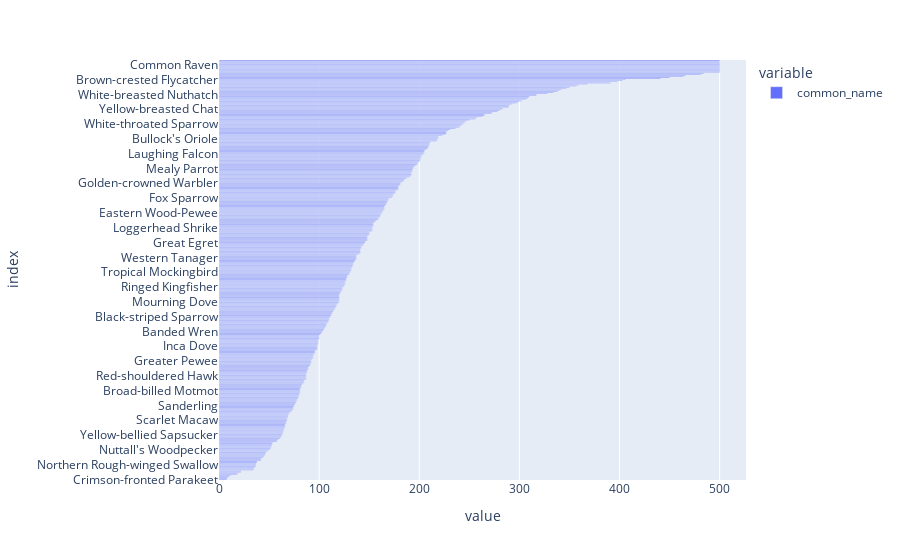

This figure's notebook cell:
### Code cell
fig = px.bar(train_metadata['common_name'].value_counts().sort_values(ascending=True), orientation='h')
fig.show()

### Figure 1 — Plotly figure (JSON) as saved in the notebook; plotly's stock layout.template omitted (floating-point values rounded to 4 significant figures; data arrays with more than 128 entries replaced by an {"elided": "..."} marker saying what was removed)
{"data": [{"alignmentgroup": "True", "hovertemplate": "variable=common_name<br>value=%{x}<br>index=%{y}<extra></extra>", "legendgroup": "common_name", "marker": {"color": "#636efa"}, "name": "common_name", "offsetgroup": "common_name", "orientation": "h", "showlegend": true, "textposition": "auto", "type": "bar", "x": {"elided": "397 int values"}, "xaxis": "x", "y": {"elided": "397 str values"}, "yaxis": "y"}], "layout": {"barmode": "relative", "legend": {"title": {"text": "variable"}, "tracegroupgap": 0}, "margin": {"t": 60}, "xaxis": {"anchor": "y", "domain": [0, 1], "title": {"text": "value"}}, "yaxis": {"anchor": "x", "domain": [0, 1], "title": {"text": "index"}}}}
